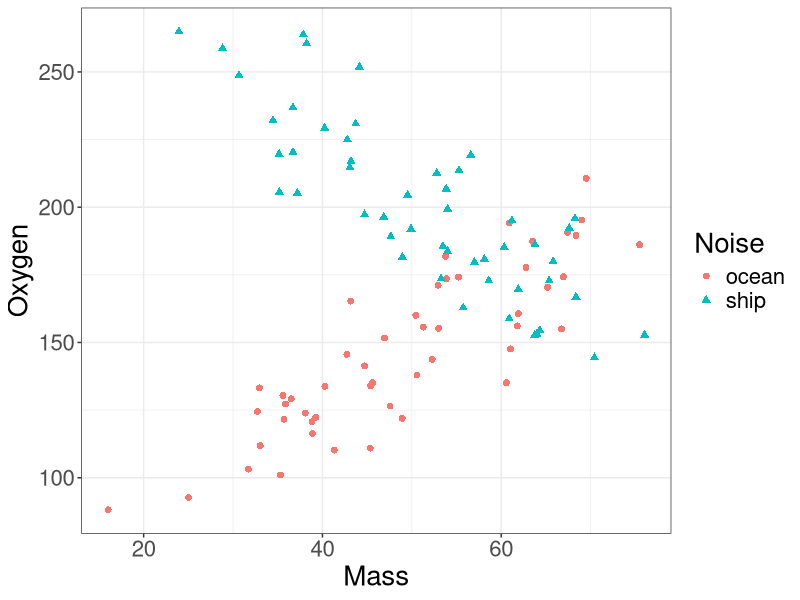
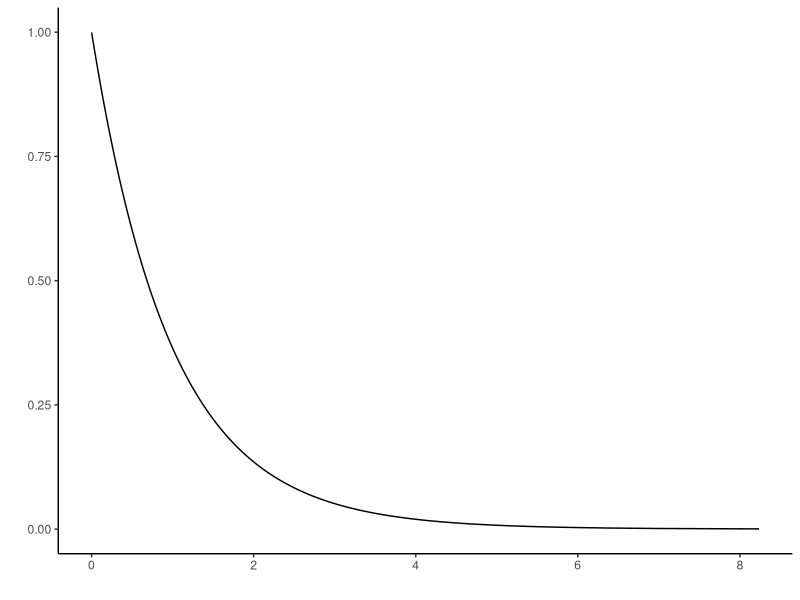

The R script that drew these images, in order:
## ---- chunk 1
knitr::opts_chunk$set(echo = TRUE)
library(tidyverse)

set.seed(3)

x = rnorm(100, mean=50, sd=15)
crabs <- data.frame(Noise = rep(c("ocean", "ship"), each = 50),
                       Mass = x,
                       Oxygen = c(50 + 2*x[1:50] + rnorm(50, sd=15),
                                  300 - 2*x[51:100] + rnorm(50, sd=15)))
## ---- chunk 2
crabs %>%
  ggplot(aes(x = Mass, y = Oxygen, 
             color = Noise, shape = Noise)) +
  geom_point(size=2) +
  theme_bw() +
  theme(text = element_text(size=20))
## ---- chunk 3
m1 <- lm(Oxygen ~ Mass, data = crabs)
anova(m1)
## ---- chunk 4
m2 <- lm(Oxygen ~ Mass + Noise, data = crabs)
anova(m2)
## ---- chunk 5
m3 <- lm(Oxygen ~ Mass*Noise, data = crabs)
anova(m3)
## ---- chunk 6
x <- qf(ppoints(1000), df1 = 2, df2 = 96)
y <- df(x, df1 = 2, df2 = 96)
data.frame(x, y) |>
  ggplot(aes(x = x, y = y)) +
  geom_line() +
  theme_classic() +
  labs(x = "", y = "")
